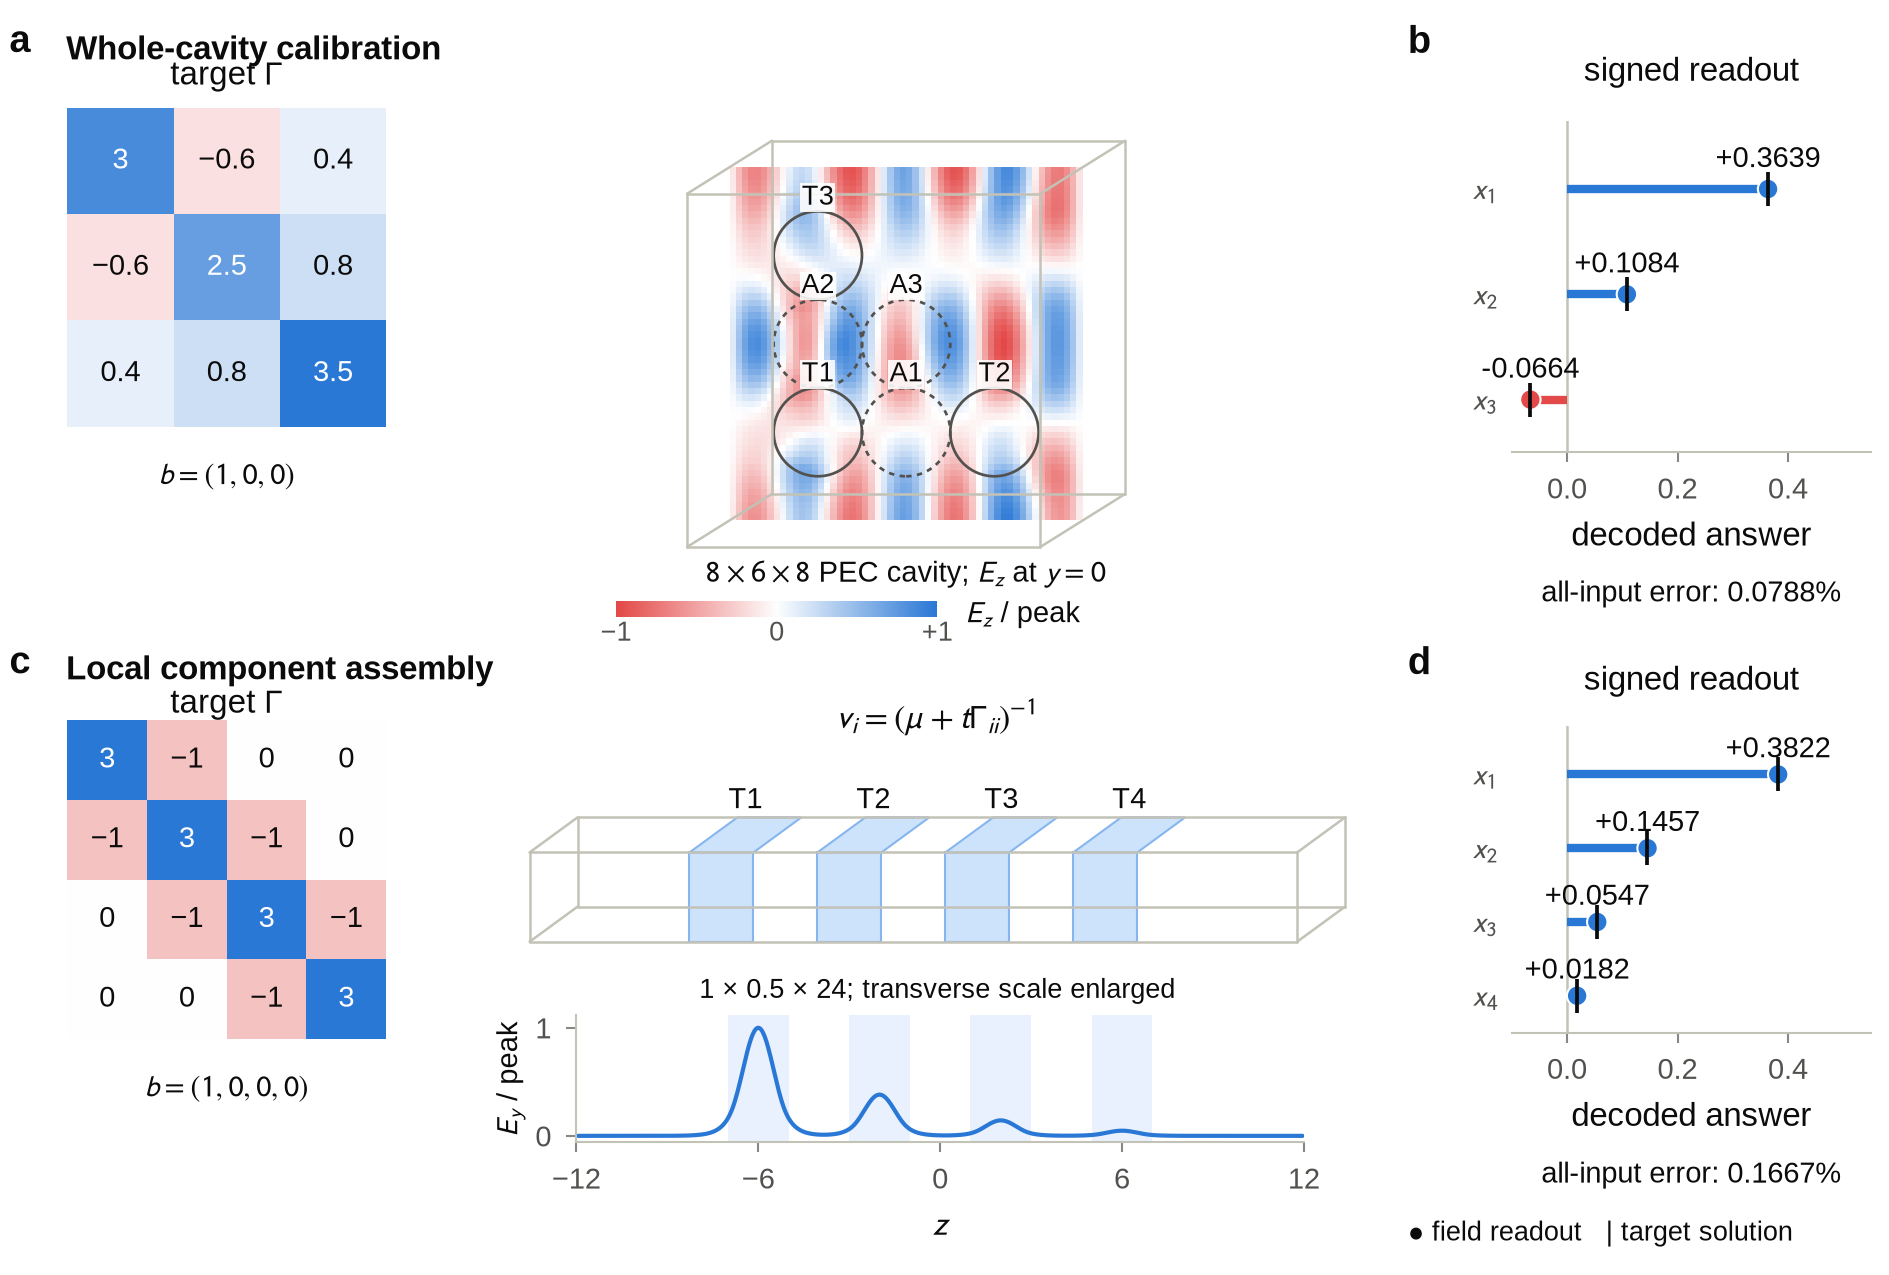

Recreate this plot in Python.
#!/usr/bin/env -S uv run --script
# /// script
# requires-python = ">=3.11"
# dependencies = ["matplotlib>=3.9,<4", "numpy>=2,<3"]
# ///
"""Numerical illustrations from archived Maxwell solutions.

Run ``uv run --script figures/fig_numerical.py`` from the paper directory.
The bundled figure data are sufficient. To re-extract them from the large
simulation archive, add ``--refresh-data --experiment-root PATH``; PATH is
the three_defect directory. No Maxwell solve or fitting is performed here.
"""
from __future__ import annotations

import argparse
from ast import literal_eval
from hashlib import sha256
from itertools import combinations, product
import json
from pathlib import Path
import sys

import matplotlib
matplotlib.use("Agg")
import matplotlib.pyplot as plt
from matplotlib.colors import LinearSegmentedColormap
from matplotlib.patches import Circle, Polygon
import numpy as np

sys.dont_write_bytecode = True
import figstyle as st

HERE = Path(__file__).resolve().parent
DATA = HERE / "data"
NAMES = {"chain3": "Three-site chain", "nonuniform3": "Unequal diagonals",
         "chain4": "Four-site chain", "mediator2": "Two terminals + mediator",
         "indefinite3": "Indefinite chain"}
DIVERGING = LinearSegmentedColormap.from_list("signed", [st.RED, st.SURFACE, st.BLUE])


def read(path):
    return json.loads(path.read_text())


def portable_record(value):
    """Keep numerical/resource receipts without host identity."""
    if isinstance(value, list):
        return [portable_record(item) for item in value]
    if isinstance(value, dict):
        result = {key: portable_record(item) for key, item in value.items() if key != "hostname"}
        if "solver" in result:
            result["solver"] = {"cudss": "gpu_direct", "direct": "cpu_direct"}.get(result["solver"], result["solver"])
        return result
    return value


def centered_section(values, n, h, component):
    """Interpolate one staggered component to y=0, for display only."""
    shapes = [tuple(n - (np.arange(3) != j)) for j in range(3)]
    offsets = np.r_[0, np.cumsum([np.prod(s) for s in shapes])]
    v = values[offsets[component]:offsets[component + 1]].reshape(
        (*shapes[component], values.shape[1])) / h**1.5
    for axis in range(3):
        if axis == component:
            continue
        pad = [(0, 0)] * 4
        pad[axis] = (1, 1)
        v = np.pad(v, pad)
        a, b = [slice(None)] * 4, [slice(None)] * 4
        a[axis], b[axis] = slice(None, -1), slice(1, None)
        v = (v[tuple(a)] + v[tuple(b)]) / 2
    mid = n[1] // 2
    return (v[:, mid - 1] + v[:, mid]) / 2


def extract(root):
    """Keep full-precision readouts separate from display interpolation."""
    hashes = {}

    def source(relative):
        path = root / relative
        hashes[relative] = sha256(path.read_bytes()).hexdigest()
        return path

    periodic = "results/direct_refinement_a/signed_spd"
    fine = f"{periodic}/h0.14285714"
    verification = read(source(f"{fine}/verification.json"))
    metadata = read(source(f"{fine}/metadata.json"))
    raw = np.load(source(f"{fine}/verification_fields.npz"))
    target = np.array(verification["target"])
    gains = np.array(verification["nominal_source_decoder_strengths"])
    alpha = verification["alpha"]
    response = alpha * np.diag(gains) + gains[:, None] * (raw["probes"].T @ raw["fields"])
    assert np.linalg.norm(response - verification["decoded_response_real"]) < 1e-12
    assert np.linalg.norm(raw["sources"] - alpha * raw["probes"] * gains) < 1e-12
    error = float(np.linalg.norm(target @ response - np.eye(len(target)), 2))
    assert abs(error - verification["worst_relative_equation_residual"]) < 1e-12
    h, n = float(raw["h"]), raw["shape"]
    arrays = {"periodic_ez": centered_section(raw["fields"], n, h, 2)[:, :, 0],
              "periodic_x": (np.arange(n[0]) + .5) * h - 4,
              "periodic_z": (np.arange(n[2]) + .5) * h - 4}
    periodic_data = {"target": target.tolist(), "response": response.tolist(),
                     "operator_error": error, "h": h, "unknowns": len(raw["fields"]),
                     "lengths": raw["lengths"].tolist(), "centers": metadata["centers"],
                     "strengths": verification["strengths"],
                     "material_enclosure": verification["material_continuous_enclosure"],
                     "calibration": read(source(f"{periodic}/design.json")),
                     "intermediate_refinement": read(source(f"{periodic}/h0.15384615/verification.json"))}

    local = "results/local_compilation"
    calibration = read(source(f"{local}/waveguide_calibration/calibration.json"))
    template = np.load(source(f"{local}/waveguide_calibration/template.npz"))
    arrays.update(local_z=template["z"], local_field=template["field"] / np.sqrt(float(template["spacing"])))
    waves = {name: read(source(f"{local}/waveguide_{name}/verification.json")) for name in NAMES}
    checks = {}
    for name in ("chain3", "chain4", "mediator2"):
        folder = f"{local}/waveguide_{name}"
        design = read(source(f"{folder}/frozen_design.json"))
        raw = np.load(source(f"{folder}/fields.npz"))
        h, lengths = float(raw["h"]), raw["lengths"]
        n = np.rint(lengths / h).astype(int)
        shapes = [tuple(n - (np.arange(3) != j)) for j in range(3)]
        offsets = np.r_[0, np.cumsum([np.prod(s) for s in shapes])]
        v, ports = np.array(design["strengths"]), np.array(design["ports"])
        alpha = design["alpha"]
        response = alpha * np.diag(v[ports]) + v[ports, None] * (raw["probes"].T @ raw["fields"])
        source_error = np.linalg.norm(raw["sources"] - alpha * raw["probes"] * v[ports]) / np.linalg.norm(raw["sources"])
        assert np.linalg.norm(response - raw["decoded"]) < 1e-12 and source_error < 1e-12
        error = float(np.linalg.norm(raw["target"] @ response - np.eye(len(ports)), 2))
        assert abs(error - waves[name][-1]["equation_error"]) < 1e-12
        ey = raw["fields"][offsets[1]:offsets[2], 0].reshape(shapes[1]) / h**1.5
        ix, iy = (n[0] - 2) // 2, n[1] // 2
        arrays[f"{name}_z"] = np.arange(1, n[2]) * h - lengths[2] / 2
        arrays[f"{name}_ey"] = ey[ix, iy]
        arrays[f"{name}_response"] = response
        arrays[f"{name}_centers"] = raw["centers"]
        checks[name] = {"source_programming_relative_error": float(source_error),
                        "response_reconstruction_error": float(np.linalg.norm(response - raw["decoded"])),
                        "design": design}

    # Independent controls retain their original verification data.
    wall = read(source(f"{local}/waveguide_buffer/verification.json"))
    wall_changes = []
    for row in wall:
        original = next(r for r in waves["chain3"] if r["h"] == row["h"])
        old, new = np.array(original["decoded_response"]), np.array(row["decoded_response"])
        wall_changes.append({"h": row["h"], "relative_response_change": float(np.linalg.norm(new - old, 2) / np.linalg.norm(old, 2))})
    compiled = []
    for radius, reference in ((3, "r3_h0333_l10"), (4, "r4_h05_l12"), (5, "r5_h05_l14")):
        for row in read(source(f"{local}/compile_{reference}/compiled_targets.json")):
            compiled.append({"radius": radius, **row})
    tradeoff = read(source(f"{local}/waveguide_tradeoff/tradeoff.json"))
    tradeoff_check = read(source(f"{local}/waveguide_tradeoff_check/tradeoff.json"))
    calibration_check = read(source(f"{local}/waveguide_calibration_check/calibration.json"))
    plan = read(source("results/h0143_memory_plan.json"))
    planned_bytes = literal_eval(plan["memory_estimates"])[1]
    data = {"periodic": periodic_data, "waveguide_calibration": calibration,
            "waveguide_cases": waves, "raw_grid_checks": checks,
            "waveguide_wall_changes": wall_changes,
            "waveguide_d3_chain4": read(source(f"{local}/waveguide_chain4_d3/verification.json")),
            "periodic_prescribed_targets": compiled, "material_rounding": tradeoff,
            "channel_refinement_max_error_change": max(abs(a["equation_error"] - b["equation_error"]) for a, b in zip(tradeoff, tradeoff_check)),
            "calibration_mu_refinement_change": abs(calibration["mu"] - calibration_check["mu"]),
            "computational_resources": {"local_calibration_backend": "CPU",
                                        "full_vector_backend": "GPU direct",
                                        "floating_point_precision": "64-bit",
                                        "host_numerical_library_threads": 2,
                                        "concurrent_jobs_per_gpu": 1,
                                        "periodic_plan_unknowns": plan["unknowns"],
                                        "periodic_plan_peak_device_memory_bytes": planned_bytes,
                                        "memory_scope": "Factorization-plan estimate for this backend and matrix; not a measured peak or a lower bound for other solvers."},
            "provenance": {"files_sha256": hashes, "field_convention": "Frequency-domain electric phasors; discrete arrays carry sqrt(cell volume).",
                           "readout": "Original full-grid fields and probes; no display interpolation enters the decoded response.",
                           "periodic_display": "Cell-centered Ez interpolated to y=0.",
                           "waveguide_display": "Saved Ey centerline at x=0; y is immaterial in the invariant transverse channel."}}
    DATA.mkdir(parents=True, exist_ok=True)
    (DATA / "numerical_illustrations.json").write_text(json.dumps(portable_record(data), indent=2) + "\n")
    np.savez_compressed(DATA / "numerical_illustrations.npz", **arrays)


def matrix(ax, values):
    ax.imshow(values, cmap=DIVERGING, vmin=-max(abs(values).ravel()), vmax=max(abs(values).ravel()))
    for (i, j), value in np.ndenumerate(values):
        ax.text(j, i, f"{value:g}".replace("-", "−"), ha="center", va="center", fontsize=7,
                color=st.SURFACE if abs(value) > .55 * abs(values).max() else st.INK)
    ax.set(xticks=[], yticks=[])
    for spine in ax.spines.values():
        spine.set_visible(False)


def answer(ax, target, response):
    observed = response[:, 0]
    expected = np.linalg.solve(target, np.eye(len(target))[:, 0])  # Posthoc comparison only.
    y = np.arange(len(target))
    ax.axvline(0, color=st.AXIS, lw=.6)
    ax.hlines(y, 0, observed, color=[st.BLUE if v >= 0 else st.RED for v in observed], lw=2)
    ax.scatter(observed, y, marker="o", s=24, facecolors=[st.BLUE if v >= 0 else st.RED for v in observed],
               edgecolors=st.SURFACE, linewidths=.5, zorder=3, label="field readout")
    ax.scatter(expected, y, marker="|", s=70, color=st.INK, linewidths=.9, zorder=4, label="target solution")
    for i, value in enumerate(observed):
        ax.text(value, i - .15, f"{value:+.4f}", fontsize=7, va="bottom", ha="center")
    ax.set(yticks=y, yticklabels=[f"$x_{i+1}$" for i in y], ylim=(len(y) - .5, -.65),
           xlim=(-.1, .55), xticks=[0, .2, .4], xlabel="decoded answer")
    ax.spines["left"].set_visible(False)
    ax.tick_params(axis="y", length=0)


def main_figure(data, arrays):
    fig = plt.figure(figsize=(st.WIDTH_MM * st.MM, 108 * st.MM))
    fig.text(.035, .972, "Whole-cavity calibration", weight="bold", va="top")
    fig.text(.035, .486, "Local component assembly", weight="bold", va="top")
    st.panel_label(fig, "a", .005, .98)
    st.panel_label(fig, "b", .745, .98)
    st.panel_label(fig, "c", .005, .493)
    st.panel_label(fig, "d", .745, .493)
    periodic = data["periodic"]
    gamma = np.array(periodic["target"])
    ax = fig.add_axes([.015, .665, .21, .25])
    matrix(ax, gamma)
    ax.text(.5, 1.07, r"target $\Gamma$", transform=ax.transAxes, ha="center")
    ax.text(.5, -.18, r"$b=(1,0,0)$", transform=ax.transAxes, ha="center", fontsize=7)
    ax = fig.add_axes([.258, .55, .443, .36])
    ax.set(xlim=(-5.3, 5.3), ylim=(-5.2, 5.2), aspect="equal")
    ax.axis("off")

    def project(x, y, z):
        return np.array([x + .32 * y, z + .2 * y])

    ez = arrays["periodic_ez"]
    ax.pcolormesh(arrays["periodic_x"], arrays["periodic_z"], ez.T / abs(ez).max(),
                  cmap=DIVERGING, vmin=-1, vmax=1, shading="nearest", rasterized=True)
    vertices = np.array(list(product([-4, 4], [-3, 3], [-4, 4])))
    for p, q in combinations(vertices, 2):
        if np.count_nonzero(p != q) == 1:
            ax.plot(*np.stack([project(*p), project(*q)]).T, color=st.AXIS, lw=.6)
    for i, center in enumerate(periodic["centers"]):
        x, _, z = center
        ax.add_patch(Circle((x, z), 1, fc="none", ec=st.INK2, lw=.65,
                            ls="-" if i < 3 else (0, (2, 2))))
        ax.text(x, z + 1.15, f"T{i+1}" if i < 3 else f"A{i-2}", ha="center", fontsize=6.5,
                bbox={"fc": st.SURFACE, "ec": "none", "pad": .4, "alpha": .88})
    ax.text(.5, -.02, r"$8\times6\times8$ PEC cavity; $E_z$ at $y=0$", ha="center", transform=ax.transAxes, fontsize=7)
    ax = fig.add_axes([.80, .645, .19, .26])
    answer(ax, gamma, np.array(periodic["response"]))
    ax.text(.5, 1.12, "signed readout", transform=ax.transAxes, ha="center")
    ax.text(.5, -.45, f"all-input error: {100 * periodic['operator_error']:.4f}%", transform=ax.transAxes, ha="center", fontsize=7)

    gamma = np.array(data["waveguide_cases"]["chain4"][-1]["target"])
    ax = fig.add_axes([.015, .185, .21, .25])
    matrix(ax, gamma)
    ax.text(.5, 1.02, r"target $\Gamma$", transform=ax.transAxes, ha="center")
    ax.text(.5, -.18, r"$b=(1,0,0,0)$", transform=ax.transAxes, ha="center", fontsize=7)
    ax = fig.add_axes([.276, .255, .44, .17])

    def project_wave(z, x, y):
        return np.array([z + 1.5 * x, .55 * x + 2.8 * y])

    vertices = np.array(list(product([-12, 12], [-.5, .5], [-.25, .25])))
    for c in arrays["chain4_centers"]:
        front = [(c - 1, -.5, -.25), (c + 1, -.5, -.25), (c + 1, -.5, .25), (c - 1, -.5, .25)]
        top = [(c - 1, -.5, .25), (c + 1, -.5, .25), (c + 1, .5, .25), (c - 1, .5, .25)]
        for points in (front, top):
            ax.add_patch(Polygon([project_wave(*p) for p in points], facecolor=st.BLUE_100, ec=st.BLUE_250, lw=.5))
    for p, q in combinations(vertices, 2):
        if np.count_nonzero(p != q) == 1:
            ax.plot(*np.stack([project_wave(*p), project_wave(*q)]).T, color=st.AXIS, lw=.6)
    for i, c in enumerate(arrays["chain4_centers"]):
        ax.text(c, 1.12, f"T{i+1}", ha="center", fontsize=7)
    ax.set(xlim=(-13, 13), ylim=(-1.1, 2.3))
    ax.axis("off")
    ax.text(.5, 1.02, r"$v_i=(\mu+t\Gamma_{ii})^{-1}$", transform=ax.transAxes, ha="center")
    ax.text(.5, -.13, "1 × 0.5 × 24; transverse scale enlarged", transform=ax.transAxes, ha="center", va="top", fontsize=6.5)
    ax = fig.add_axes([.305, .104, .385, .10])
    z, ey = arrays["chain4_z"], arrays["chain4_ey"]
    for c in arrays["chain4_centers"]:
        ax.axvspan(c - 1, c + 1, fc=st.BLUE_100, alpha=.45, lw=0)
    ax.plot(z, ey / abs(ey).max(), color=st.BLUE, lw=1)
    ax.set(xlim=(-12, 12), ylim=(-.06, 1.12), xticks=[-12, -6, 0, 6, 12], yticks=[0, 1], xlabel="$z$")
    ax.set_ylabel(r"$E_y$ / peak", labelpad=2, fontsize=7)
    ax = fig.add_axes([.80, .19, .19, .24])
    answer(ax, gamma, arrays["chain4_response"])
    ax.text(.5, 1.12, "signed readout", transform=ax.transAxes, ha="center")
    error = data["waveguide_cases"]["chain4"][-1]["equation_error"]
    ax.text(.5, -.49, f"all-input error: {100 * error:.4f}%", transform=ax.transAxes, ha="center", fontsize=7)
    # A common signed color scale applies only to the periodic field section.
    cb = fig.add_axes([.326, .516, .17, .012])
    gradient = np.linspace(-1, 1, 128)[None, :]
    cb.imshow(gradient, aspect="auto", cmap=DIVERGING, extent=(-1, 1, 0, 1), vmin=-1, vmax=1)
    cb.set(yticks=[], xticks=[-1, 0, 1], xticklabels=["−1", "0", "+1"])
    cb.tick_params(length=0, pad=1, labelsize=6.5)
    for spine in cb.spines.values():
        spine.set_visible(False)
    fig.text(.511, .517, r"$E_z$ / peak", va="center", fontsize=7)
    fig.text(.745, .027, "● field readout   | target solution", fontsize=6.5)
    st.save(fig, HERE / "fig_numerical", {"Title": "Numerical dielectric linear-system illustrations"})
    plt.close(fig)


def supplementary_figure(data, arrays):
    fig = plt.figure(figsize=(st.WIDTH_MM * st.MM, 116 * st.MM))
    axes = [fig.add_axes(bounds) for bounds in ([.085, .61, .385, .325], [.60, .61, .38, .325],
                                               [.085, .105, .385, .325], [.60, .105, .38, .325])]
    for letter, x, y in (("a", .005, .985), ("b", .515, .985), ("c", .005, .48), ("d", .515, .48)):
        st.panel_label(fig, letter, x, y)
    ax = axes[0]
    z, e = arrays["local_z"], abs(arrays["local_field"])
    e = e / e.max()
    ax.axvspan(-1, 1, fc=st.BLUE_100, alpha=.55, lw=0)
    ax.semilogy(z, e, color=st.BLUE, lw=1.2, label="isolated mode")
    tail = np.linspace(1, 4, 100)
    ax.semilogy(tail, np.interp(1, z, e) * np.exp(-data["waveguide_calibration"]["kappa"] * (tail - 1)),
                color=st.ORANGE, ls="--", lw=1, label=r"$\exp(-\kappa z)$ tail")
    ax.set(xlim=(-4, 4), ylim=(1e-5, 2), xticks=[-4, -2, 0, 2, 4], xlabel="distance from well center",
           ylabel="field amplitude / peak")
    ax.text(.03, .97, "99.00% inside the well", va="top", transform=ax.transAxes, fontsize=7)
    ax.legend(loc="lower center", fontsize=7)

    ax = axes[1]
    colors = [st.BLUE, st.ORANGE, st.AQUA, st.VIOLET, st.MAGENTA]
    markers = ["o", "s", "^", "D", "v"]
    short = ["3 sites", "unequal", "4 sites", "mediator", "indefinite"]
    for (name, rows), color, marker, label in zip(data["waveguide_cases"].items(), colors, markers, short):
        ax.semilogy([1 / r["h"] for r in rows], [100 * r["equation_error"] for r in rows],
                    marker=marker, color=color, ms=3.3, lw=.8, mfc="white", mew=.75, label=label)
    ax.axhline(1, color=st.INK2, ls=(0, (3, 2)), lw=.7)
    ax.text(16.2, 1.04, "1%", fontsize=7, va="bottom", color=st.INK2)
    ax.set(xlim=(15.6, 24.4), ylim=(.1, 3.7), xticks=[16, 20, 22, 24],
           xlabel=r"grid resolution $1/h$", ylabel="equation error (%)")
    ax.set_yticks([.1, .3, 1, 3], labels=["0.1", "0.3", "1", "3"])
    ax.yaxis.set_minor_formatter(matplotlib.ticker.NullFormatter())
    ax.legend(loc="upper right", ncol=2, fontsize=6.5, columnspacing=.8, handlelength=1)

    ax = axes[2]
    for j, row in enumerate(data["periodic_prescribed_targets"]):
        if row["verification"]:
            value = 100 * row["verification"][-1]["prescribed_target_equation_error"]
            ax.bar(j, value, width=.6, fc=st.ORANGE, ec=st.ORANGE, lw=.6)
            ax.text(j, value + 4, f"{value:.1f}", ha="center", fontsize=6.5)
        else:
            ax.text(j, 28, "local fit\nfailed", ha="center", fontsize=6.5, color=st.INK2)
    ax.set(xticks=range(6), xticklabels=[f"{r['radius']}, {r['target'][0][0]:g}" for r in data["periodic_prescribed_targets"]],
           xlim=(-.65, 5.65), ylim=(0, 213), yticks=[0, 50, 100, 150, 200],
           xlabel=r"periodic defect radius $R$, target diagonal $a$", ylabel="assembled equation error (%)")
    ax.text(.03, .97, r"target: $\Gamma_{11}=\Gamma_{22}=a$, $\Gamma_{12}=1$", transform=ax.transAxes,
            va="top", fontsize=6.5)

    ax = axes[3]
    for bits, label, color, marker, line in ((None, "nominal", st.BLUE, "o", "-"),
                                           (16, "16 fractional bits", st.AQUA, "s", "--"),
                                           (12, "12 fractional bits", st.ORANGE, "^", "-.")):
        selected = [r for r in data["material_rounding"] if r["name"] == "chain4" and r["fractional_bits"] == bits]
        ax.semilogy([r["separation"] for r in selected], [100 * r["equation_error"] for r in selected],
                    marker=marker, ls=line, color=color, ms=3.3, mfc="white", mew=.75, lw=1, label=label)
    ax.axhline(1, color=st.AXIS, ls=(0, (3, 2)), lw=.7)
    ax.set(xlim=(1.9, 4.1), ylim=(.01, 20), xticks=[2, 2.5, 3, 3.5, 4],
           xlabel="well separation", ylabel="equation error (%)")
    ax.legend(loc="lower left", fontsize=7)
    for ax in axes:
        ax.grid(axis="y", color=st.GRID, lw=.4, zorder=0)
        ax.set_axisbelow(True)
    st.save(fig, HERE / "si/numerical_controls", {"Title": "Confinement, refinement, locality and precision controls"})
    plt.close(fig)


def write_table(data):
    rows = [r"\begin{tabular}{@{}lccccc@{}}", r"\toprule",
            r"Target & $(h_1^{-1},h_2^{-1},h_3^{-1})$ & $h_1$ & $h_2$ & $h_3$ & Fine channel \\", r"\midrule"]
    for name, entries in data["waveguide_cases"].items():
        grid = ",".join(f"{1 / r['h']:g}" for r in entries)
        errors = " & ".join(f"{100 * r['equation_error']:.4f}" for r in entries)
        rows.append(f"{NAMES[name]} & $({grid})$ & {errors} & {100 * entries[-1]['fine_channel_equation_error']:.4f} " + r"\\")
    rows += [r"\bottomrule", r"\end{tabular}"]
    (DATA / "waveguide_errors.tex").write_text("\n".join(rows) + "\n")


def main():
    parser = argparse.ArgumentParser(description=__doc__)
    parser.add_argument("--refresh-data", action="store_true")
    parser.add_argument("--experiment-root", type=Path)
    args = parser.parse_args()
    if args.refresh_data:
        if args.experiment_root is None:
            parser.error("--refresh-data requires --experiment-root")
        extract(args.experiment_root)
    data = read(DATA / "numerical_illustrations.json")
    arrays = np.load(DATA / "numerical_illustrations.npz")
    st.apply()
    main_figure(data, arrays)
    supplementary_figure(data, arrays)
    write_table(data)
    print("Generated the two numerical figures and refinement table from archived data.")


if __name__ == "__main__":
    main()
